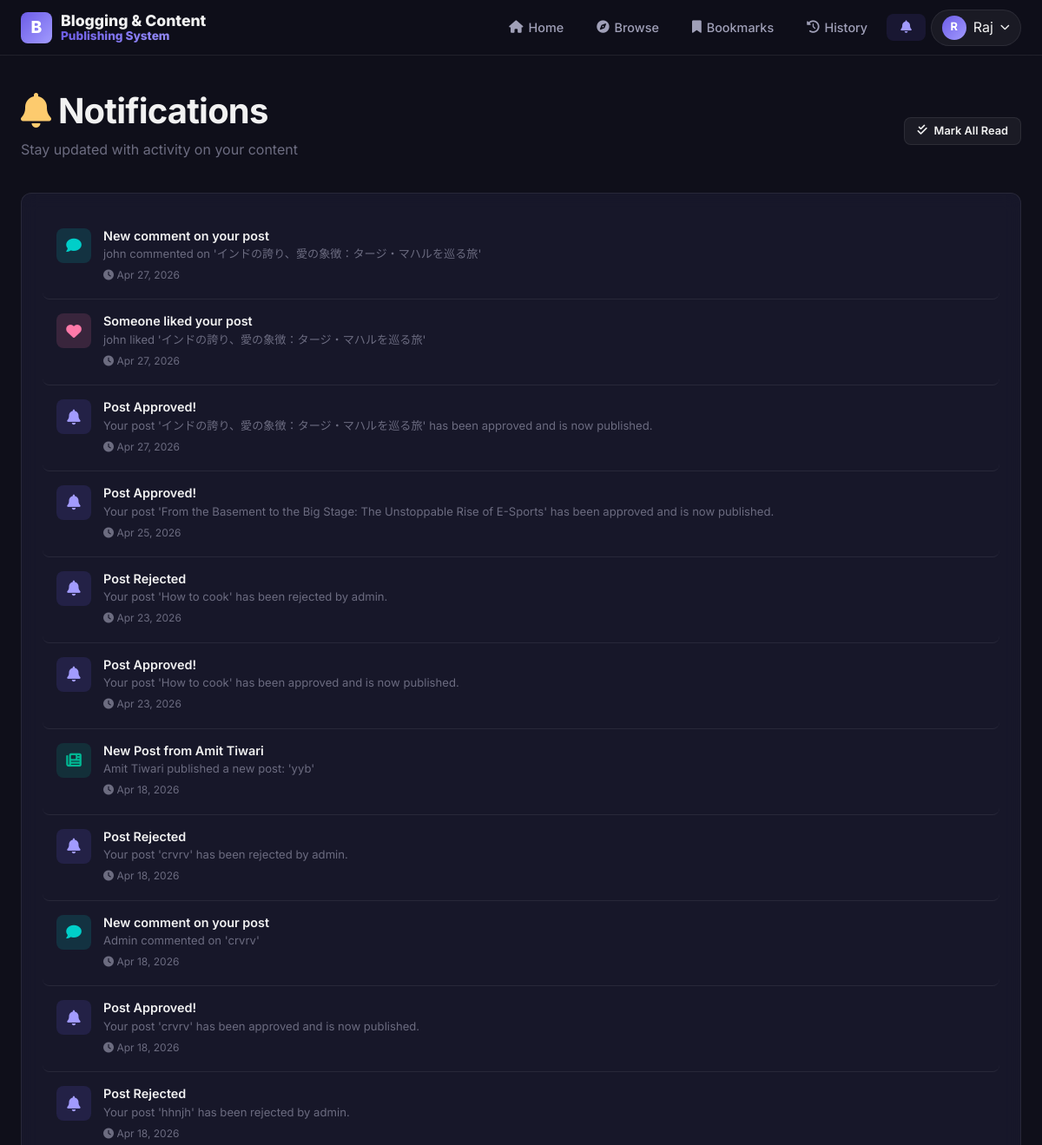
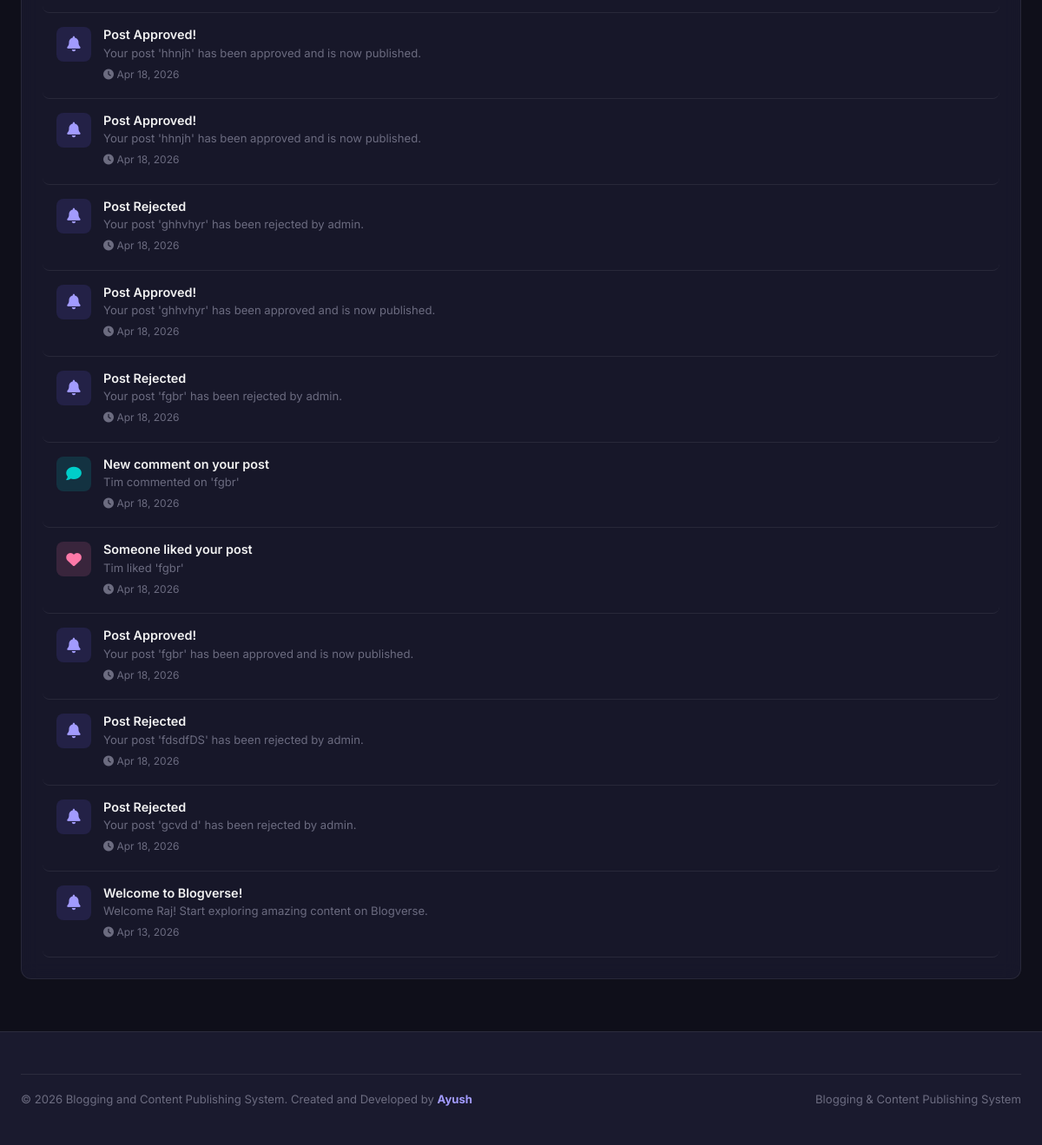
Screenshot of /reader/notifications/ (signed in) with the database file from the repository (2 pictures, top to bottom).
### accounts/models.py (models this page shows, shortened)
class tbl_notifications(models.Model):
    user_id = models.ForeignKey(tbl_user, on_delete=models.CASCADE, related_name='notifications')
    title = models.CharField(max_length=200, default='Notification')
    message = models.TextField()
    notification_type = models.CharField(max_length=30, default='info',
                                         choices=[('info', 'Info'), ('like', 'Like'), ('comment', 'Comment'),
                                                  ('follow', 'Follow'), ('post', 'New Post'), ('system', 'System')])
    is_read = models.BooleanField(default=False)
    link = models.CharField(max_length=300, blank=True)
    created_at = models.DateTimeField(auto_now_add=True)
    class Meta:
        ordering = ['-created_at']

### reader/views.py (the view)
# urls.py: path('notifications/', views.notifications, name='reader_notifications'),
def notifications(request):
    ctx = get_session_context(request)
    ctx.update({"zone": "reader", "page": "notifications"})
    uid = request.session.get('user_id')
    if uid:
        ctx["notifications"] = tbl_notifications.objects.filter(user_id__id=uid).order_by("-id")
    return render(request, "reader/notifications.html", ctx)

### reader/views.py (called while the page is built)
def get_session_context(request):
    uid = request.session.get('user_id')
    notif_count = 0
    if uid:
        notif_count = tbl_notifications.objects.filter(user_id__id=uid, is_read=False).count()
    return {
        'user_id': uid,
        'user_name': request.session.get('user_name', 'Guest'),
        'user_role': request.session.get('user_role', 'reader'),
        'user_username': request.session.get('user_username', ''),
        'notif_count': notif_count,
    }

### templates/reader/notifications.html (shortened to what this page needs)
{% extends "reader/base.html" %}
{% block content %}
<div class="page-header">
    <div class="flex justify-between items-center">
        <div>
            <h1><i class="fas fa-bell" style="color:var(--accent-orange);"></i> Notifications</h1>
            <p style="color:var(--text-muted);">Stay updated with activity on your content</p>
        </div>
        {% if notifications %}
        <form method="POST" action="/reader/notifications/read-all/">
            <button type="submit" class="btn btn-secondary btn-sm"><i class="fas fa-check-double"></i> Mark All
                Read</button>
        </form>
        {% endif %}
    </div>
</div>
<div class="page-content">
    {% if notifications %}
    <div class="card">
        {% for n in notifications %}
        <a href="/reader/notifications/read/{{ n.id }}/" class="notif-item {% if not n.is_read %}unread{% endif %}"
            style="text-decoration:none;">
            <div class="notif-icon {{ n.notification_type }}">
                {% if n.notification_type == 'like' %}<i class="fas fa-heart"></i>
                {% elif n.notification_type == 'comment' %}<i class="fas fa-comment"></i>
                {% elif n.notification_type == 'post' %}<i class="fas fa-newspaper"></i>
                {% else %}<i class="fas fa-bell"></i>{% endif %}
            </div>
            <div class="notif-content">
                <h5>{{ n.title }}</h5>
                <p>{{ n.message }}</p>
                <span class="time"><i class="fas fa-clock"></i> {{ n.created_at|date:"M d, Y" }}</span>
            </div>
        </a>
        {% endfor %}
    </div>
    {% else %}
    <div class="empty-state">
        <div class="icon"><i class="fas fa-bell-slash"></i></div>
        <h3>No notifications</h3>
        <p>You're all caught up! Notifications about likes, comments, and new posts will appear here.</p>
    </div>
    {% endif %}
</div>
{% endblock %}

### static/css/style.css (style rules this page uses)
:root { --primary: #6C5CE7; --primary-light: #A29BFE; --primary-dark: #4A3DB8; --primary-glow: rgba(108, 92, 231, 0.3); --accent-pink: #FD79A8; --accent-cyan: #00CEC9; --accent-orange: #FDCB6E; --accent-green: #00B894; --accent-red: #FF6B6B; --bg-primary: #0F0F1A; --bg-secondary: #1A1A2E; --bg-tertiary: #16213E; --bg-card: rgba(26, 26, 46, 0.8); --bg-glass: rgba(255, 255, 255, 0.05); --bg-glass-hover: rgba(255, 255, 255, 0.08); --text-primary: #F1F1F1; --text-secondary: #A0A0B8; --text-muted: #6C6C80; --text-inverse: #0F0F1A; --border-color: rgba(255, 255, 255, 0.08); --border-hover: rgba(255, 255, 255, 0.15); --border-active: rgba(108, 92, 231, 0.5); --shadow-sm: 0 2px 8px rgba(0, 0, 0, 0.2); --shadow-md: 0 4px 16px rgba(0, 0, 0, 0.3); --shadow-lg: 0 8px 32px rgba(0, 0, 0, 0.4); --shadow-glow: 0 0 20px rgba(108, 92, 231, 0.2); --radius-sm: 8px; --radius-md: 12px; --radius-lg: 16px; --radius-xl: 24px; --radius-full: 9999px; --transition-fast: 0.15s ease; --transition-normal: 0.3s ease; --transition-slow: 0.5s ease; --gradient-primary: linear-gradient(135deg, #6C5CE7, #A29BFE); --gradient-hero: linear-gradient(135deg, #0F0F1A 0%, #1A1A2E 50%, #16213E 100%); --gradient-card: linear-gradient(145deg, rgba(26, 26, 46, 0.9), rgba(22, 33, 62, 0.6)); }
*, *::before, *::after { margin: 0; padding: 0; box-sizing: border-box; }
html { scroll-behavior: smooth; font-size: 16px; }
body { font-family: 'Inter', -apple-system, sans-serif; background: var(--bg-primary); color: var(--text-primary); line-height: 1.6; min-height: 100vh; overflow-x: hidden; -webkit-font-smoothing: antialiased; }
a { color: var(--primary-light); text-decoration: none; transition: color var(--transition-fast); }
.flex { display: flex; }
.items-center { align-items: center; }
.justify-between { justify-content: space-between; }
h1, h2, h3, h4, h5, h6 { font-weight: 700; line-height: 1.2; color: var(--text-primary); }
h1 { font-size: 2.5rem; letter-spacing: -0.02em; }
h5 { font-size: 1.1rem; }
p { color: var(--text-secondary); margin-bottom: 12px; }
.btn { display: inline-flex; align-items: center; justify-content: center; gap: 8px; padding: 10px 20px; border-radius: var(--radius-sm); font-family: inherit; font-size: 0.9rem; font-weight: 600; border: none; cursor: pointer; transition: all var(--transition-fast); text-decoration: none; line-height: 1.4; white-space: nowrap; }
.btn-secondary { background: var(--bg-glass); color: var(--text-primary); border: 1px solid var(--border-color); }
.btn-sm { padding: 6px 14px; font-size: 0.8rem; }
.card { background: var(--bg-card); border: 1px solid var(--border-color); border-radius: var(--radius-md); padding: 24px; backdrop-filter: blur(10px); transition: all var(--transition-normal); }
.page-header { padding: 40px 0 24px; }
.page-header h1 { margin-bottom: 8px; }
.page-content { padding-bottom: 60px; }
.notif-item { display: flex; align-items: flex-start; gap: 14px; padding: 16px; border-radius: var(--radius-sm); transition: all var(--transition-fast); border-bottom: 1px solid var(--border-color); }
.notif-icon { width: 40px; height: 40px; border-radius: var(--radius-sm); display: flex; align-items: center; justify-content: center; font-size: 1.1rem; flex-shrink: 0; }
.notif-icon.like { background: rgba(253, 121, 168, 0.15); color: var(--accent-pink); }
.notif-icon.comment { background: rgba(0, 206, 201, 0.15); color: var(--accent-cyan); }
.notif-icon.system { background: rgba(108, 92, 231, 0.15); color: var(--primary-light); }
.notif-icon.post { background: rgba(0, 184, 148, 0.15); color: var(--accent-green); }
.notif-content { flex: 1; }
.notif-content h5 { font-size: 0.9rem; font-weight: 600; margin-bottom: 2px; }
.notif-content p { font-size: 0.82rem; color: var(--text-muted); margin: 0; }
.notif-content .time { font-size: 0.75rem; color: var(--text-muted); margin-top: 4px; }

### rows the page displays
tbl_notifications: notification_type "comment" (drawn), title "New comment on your post", message "john commented on 'インドの誇り、愛の象徴：タージ・マハルを巡る旅'", created_at "Apr 27, 2026"
tbl_notifications: notification_type "like" (drawn), title "Someone liked your post", message "john liked 'インドの誇り、愛の象徴：タージ・マハルを巡る旅'", created_at "Apr 27, 2026"
tbl_notifications: notification_type "system" (drawn), title "Post Approved!", message "Your post 'インドの誇り、愛の象徴：タージ・マハルを巡る旅' has been approved and is now published.", created_at "Apr 27, 2026"
tbl_notifications: notification_type "system" (drawn), title "Post Approved!", message "Your post 'From the Basement to the Big Stage: The Unstoppable Rise of E-Sports' has been approved and is now published.", created_at "Apr 25, 2026"
tbl_notifications: notification_type "system" (drawn), title "Post Rejected", message "Your post 'How to cook' has been rejected by admin.", created_at "Apr 23, 2026"
tbl_notifications: notification_type "system" (drawn), title "Post Approved!", message "Your post 'How to cook' has been approved and is now published.", created_at "Apr 23, 2026"
tbl_notifications: notification_type "post" (drawn), title "New Post from Amit Tiwari", message "Amit Tiwari published a new post: 'yyb'", created_at "Apr 18, 2026"
tbl_notifications: notification_type "system" (drawn), title "Post Rejected", message "Your post 'crvrv' has been rejected by admin.", created_at "Apr 18, 2026"
tbl_notifications: notification_type "comment" (drawn), title "New comment on your post", message "Admin commented on 'crvrv'", created_at "Apr 18, 2026"
tbl_notifications: notification_type "system" (drawn), title "Post Approved!", message "Your post 'crvrv' has been approved and is now published.", created_at "Apr 18, 2026"
tbl_notifications: notification_type "system" (drawn), title "Post Rejected", message "Your post 'hhnjh' has been rejected by admin.", created_at "Apr 18, 2026"
tbl_notifications: notification_type "system" (drawn), title "Post Approved!", message "Your post 'hhnjh' has been approved and is now published.", created_at "Apr 18, 2026"
tbl_notifications: notification_type "system" (drawn), title "Post Approved!", message "Your post 'hhnjh' has been approved and is now published.", created_at "Apr 18, 2026"
tbl_notifications: notification_type "system" (drawn), title "Post Rejected", message "Your post 'ghhvhyr' has been rejected by admin.", created_at "Apr 18, 2026"
tbl_notifications: notification_type "system" (drawn), title "Post Approved!", message "Your post 'ghhvhyr' has been approved and is now published.", created_at "Apr 18, 2026"
tbl_notifications: notification_type "system" (drawn), title "Post Rejected", message "Your post 'fgbr' has been rejected by admin.", created_at "Apr 18, 2026"
tbl_notifications: notification_type "comment" (drawn), title "New comment on your post", message "Tim commented on 'fgbr'", created_at "Apr 18, 2026"
tbl_notifications: notification_type "like" (drawn), title "Someone liked your post", message "Tim liked 'fgbr'", created_at "Apr 18, 2026"
tbl_notifications: notification_type "system" (drawn), title "Post Approved!", message "Your post 'fgbr' has been approved and is now published.", created_at "Apr 18, 2026"
tbl_notifications: notification_type "system" (drawn), title "Post Rejected", message "Your post 'fdsdfDS' has been rejected by admin.", created_at "Apr 18, 2026"
tbl_notifications: notification_type "system" (drawn), title "Post Rejected", message "Your post 'gcvd d' has been rejected by admin.", created_at "Apr 18, 2026"
tbl_notifications: notification_type "system" (drawn), title "Welcome to Blogverse!", message "Welcome Raj! Start exploring amazing content on Blogverse.", created_at "Apr 13, 2026"

### other values shown
{{ user_name|first }} "R"
{{ user_name }} "Raj"
